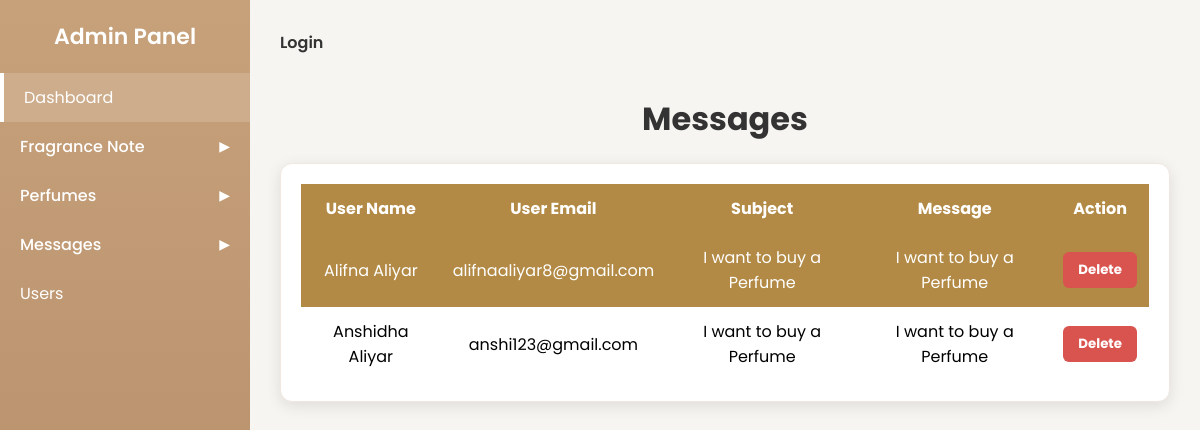
The page /View_Messages/ on the database its author committed.
### webapp/models.py (models this page shows)
class ContactDB(models.Model):
    Name = models.CharField(max_length=50,null=True,blank=True)
    Email = models.EmailField(null=True, blank=True)
    Subject = models.CharField(max_length=50,null=True,blank=True)
    Message = models.TextField(null=True, blank=True)

### perfumeapp/views.py (the view)
# urls.py: path('View_Messages/', views.view_messages, name="View_Messages"),
def view_messages(request):
    data = ContactDB.objects.all()
    return render(request, "View_Messages.html",{'data':data})

### perfumeapp/templates/View_Messages.html (shortened to what this page needs)
<!DOCTYPE html>
{% extends 'index.html'%}
{% block content %}
<html lang="en">
<head>
</head>
<body>
<h1>Messages</h1>
<div class="row">
    <div class="col-md-12">
        <div class="card">
            <div class="table-responsive pt-3">
                <table class="table table-striped project-orders-table">
                    <thead>
                    <tr>
                        <th class="ml-5">User Name</th>
                        <th>User Email</th>
                        <th> Subject</th>
                        <th> Message</th>
                        <th>Action</th>
                    </tr>
                    {% for m in data %}
                    <tr>
                        <td data-label="User Name">{{m.Name}}</td>
                        <td data-label="Email">{{m.Email}}</td>
                        <td data-label="Subject">{{m.Subject}}</td>
                        <td data-label="Message">{{m.Message}}</td>
                        <td data-label="Action">
                            <button class="btn btn-danger">
                                <a href="{% url 'Delete_Messages' msg_id=m.id %}">Delete</a>
                            </button>
                        </td>
                    </tr>
                    </thead>
                    {% endfor %}
                </table>
            </div>
        </div>
    </div>
</div>
</body>
</html>
{% endblock %}

### perfumeapp/templates/Index.html (style rules this page uses)
* { box-sizing: border-box; margin: 0; padding: 0; font-family: "Poppins", sans-serif; }
body { display: flex; background: #f7f5f2; height: 100vh; }
.card { background: #fff; flex: 1 1 300px; border-radius: 14px; box-shadow: 0 4px 12px rgba(0, 0, 0, 0.08); padding: 25px; text-align: center; transition: transform 0.3s ease, box-shadow 0.3s ease; border: 1px solid #f0e8e0; }

### perfumeapp/templates/View_Messages.html (style rules this page uses)
.card { background: #ffffff; padding: 20px; border-radius: 12px; box-shadow: 0 4px 15px rgba(0,0,0,0.1); }
h1 { text-align: center; font-weight: bold; color: #333; margin-bottom: 20px; }
.table { width: 100%; border-collapse: collapse; background: white; }
.table thead { background: #b28a45; color: white; font-size: 16px; }
.table th, .table td { padding: 12px; text-align: center; }
.table tbody tr { transition: 0.3s ease; }
.btn-danger { background: #d9534f; border: none; padding: 8px 15px; border-radius: 6px; cursor: pointer; transition: 0.3s ease; }
.btn-danger a { text-decoration: none; color: white; font-weight: bold; }

### rows shown on the page
ContactDB: Name "Alifna Aliyar", Email "alifnaaliyar8@gmail.com", Subject "I want to buy a Perfume", Message "I want to buy a Perfume"
ContactDB: Name "Anshidha Aliyar", Email "anshi123@gmail.com", Subject "I want to buy a Perfume", Message "I want to buy a Perfume"
